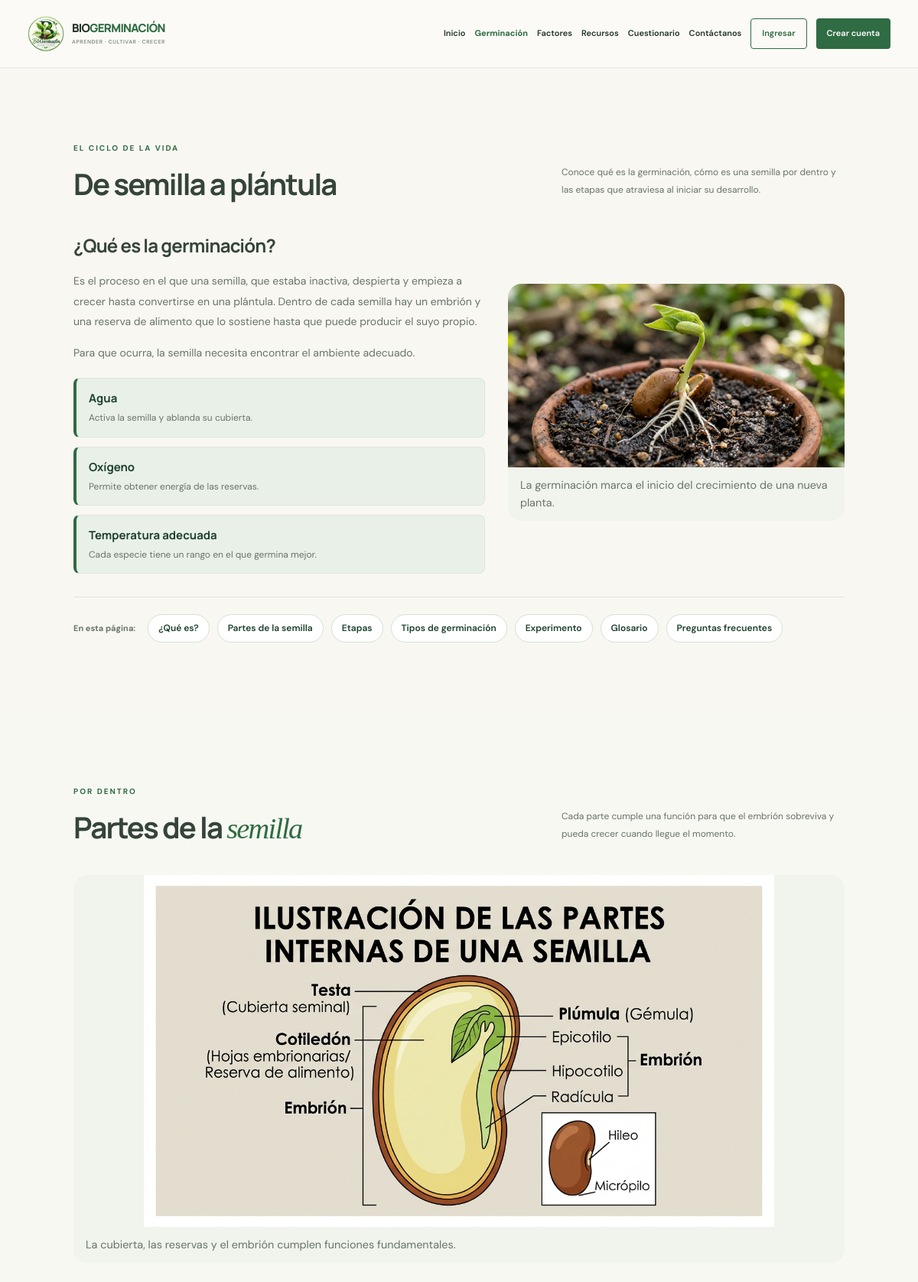
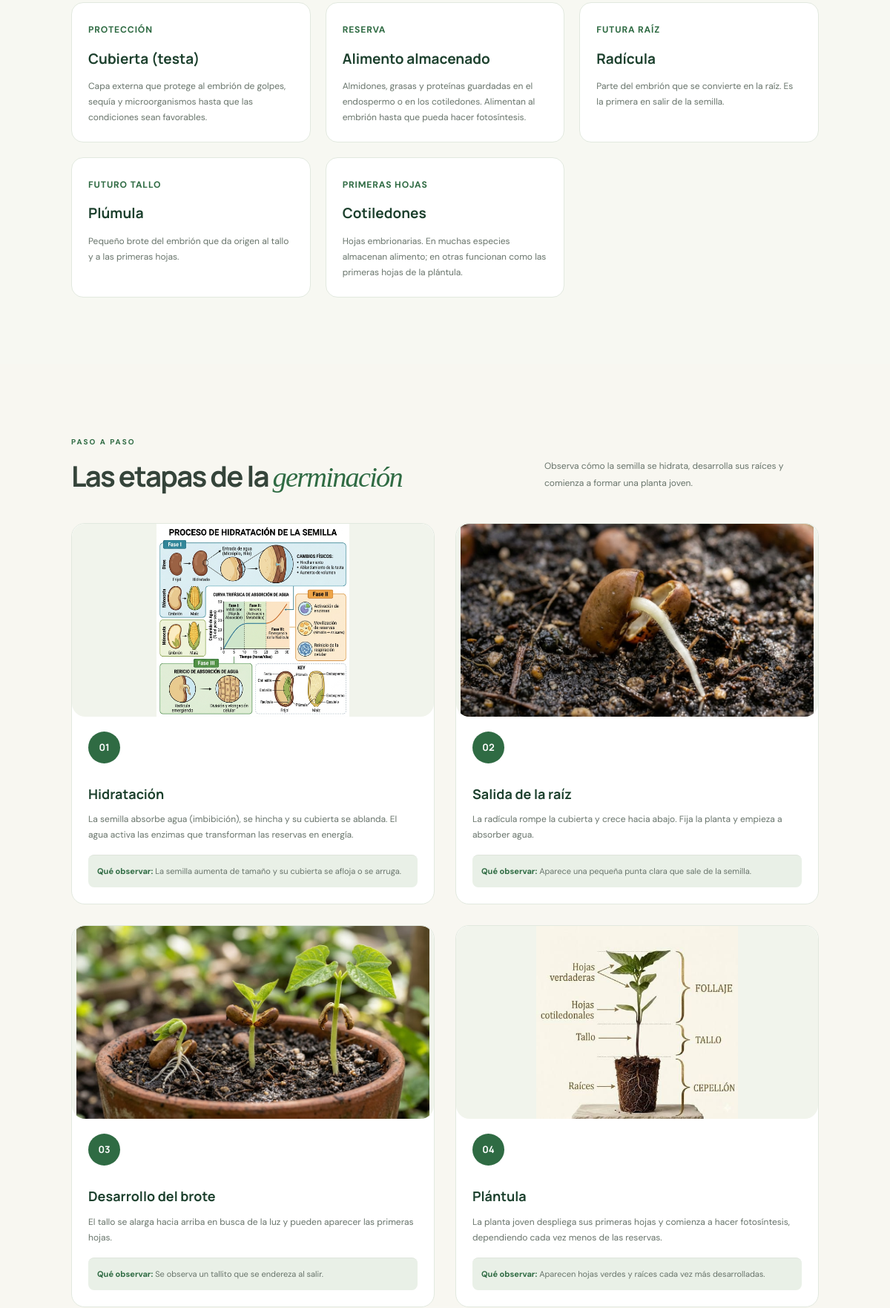
The app's page /germinacion.php (upper part) with its own data (2 pictures, top to bottom).
### tables this page shows
CREATE TABLE `germinacion_contenidos` (
  `id` int(11) NOT NULL,
  `seccion` varchar(50) NOT NULL,
  `tipo` varchar(40) NOT NULL DEFAULT 'item',
  `titulo` varchar(255) NOT NULL,
  `descripcion` text DEFAULT NULL,
  `detalle` text DEFAULT NULL,
  `imagen` varchar(255) DEFAULT NULL,
  `texto_imagen` varchar(255) DEFAULT NULL,
  `orden` int(11) NOT NULL DEFAULT 0,
  `activo` tinyint(1) NOT NULL DEFAULT 1,
  `fecha_creacion` timestamp NOT NULL DEFAULT current_timestamp(),
  `fecha_actualizacion` timestamp NOT NULL DEFAULT current_timestamp() ON UPDATE current_timestamp(),
  `dato` text DEFAULT NULL
);

### germinacion.php (the view, shortened to what this page needs)
<?php
require_once __DIR__ . '/config/db.php';
$e = static fn($texto): string =>
    htmlspecialchars((string)($texto ?? ''), ENT_QUOTES, 'UTF-8');
$obtener = static function (string $tipo) use ($pdo): array {
    $consulta = $pdo->prepare("
        SELECT id, seccion, tipo, titulo, descripcion, detalle,
               imagen, texto_imagen, dato, orden
        FROM germinacion_contenidos
        WHERE seccion = 'germinacion'
          AND tipo = ?
          AND activo = 1
        ORDER BY orden ASC, id ASC
    ");
    $consulta->execute([$tipo]);
    return $consulta->fetchAll(PDO::FETCH_ASSOC);
};
$obtenerUno = static function (string $tipo) use ($obtener): ?array {
    $registros = $obtener($tipo);
    return $registros[0] ?? null;
};
try {
    $introduccion = $obtenerUno('intro');
    $condicionesBD = $obtener('condicion');
    $partesBD = $obtener('parte');
    $etapasBD = $obtener('etapa');
} catch (PDOException $ex) {
    error_log($ex->getMessage());
    $introduccion = null;
    $condicionesBD = [];
    $partesBD = [];
    $etapasBD = [];
    $tiposBD = [];
    $materialesBD = [];
    $pasosBD = [];
    $glosarioBD = [];
    $preguntasBD = [];
}
$condicionesPredeterminadas = [
    ['Agua', 'Activa la semilla y ablanda su cubierta.'],
    ['Oxígeno', 'Permite obtener energía de las reservas.'],
    ['Temperatura adecuada', 'Cada especie tiene un rango en el que germina mejor.'],
];
$partesPredeterminadas = [
    [
        'etiqueta' => 'PROTECCIÓN',
        'titulo' => 'Cubierta (testa)',
        'descripcion' => 'Capa externa que protege al embrión de golpes, sequía y microorganismos hasta que las condiciones sean favorables.'
    ],
    [
        'etiqueta' => 'RESERVA',
        'titulo' => 'Alimento almacenado',
        'descripcion' => 'Almidones, grasas y proteínas guardadas en el endospermo o en los cotiledones. Alimentan al embrión hasta que pueda hacer fotosíntesis.'
    ],
    [
        'etiqueta' => 'FUTURA RAÍZ',
        'titulo' => 'Radícula',
        'descripcion' => 'Parte del embrión que se convierte en la raíz. Es la primera en salir de la semilla.'
    ],
    [
        'etiqueta' => 'FUTURO TALLO',
        'titulo' => 'Plúmula',
        'descripcion' => 'Pequeño brote del embrión que da origen al tallo y a las primeras hojas.'
    ],
    [
        'etiqueta' => 'PRIMERAS HOJAS',
        'titulo' => 'Cotiledones',
        'descripcion' => 'Hojas embrionarias. En muchas especies almacenan alimento; en otras funcionan como las primeras hojas de la plántula.'
    ],
];
$etapasPredeterminadas = [
    [
        'numero' => '01',
        'titulo' => 'Hidratación',
        'descripcion' => 'La semilla absorbe agua (imbibición), se hincha y su cubierta se ablanda. El agua activa las enzimas que transforman las reservas en energía.',
        'detalle' => 'La semilla aumenta de tamaño y su cubierta se afloja o se arruga.',
        'imagen' => 'img/germinacion.jpg',
        'texto_imagen' => 'Semilla durante la hidratación.'
    ],
    [
        'numero' => '02',
        'titulo' => 'Salida de la raíz',
        'descripcion' => 'La radícula rompe la cubierta y crece hacia abajo. Fija la planta y empieza a absorber agua.',
        'detalle' => 'Aparece una pequeña punta clara que sale de la semilla.',
        'imagen' => 'img/etapa-raiz.jpg',
        'texto_imagen' => 'Salida de la raíz durante la germinación.'
    ],
    [
        'numero' => '03',
        'titulo' => 'Desarrollo del brote',
        'descripcion' => 'El tallo se alarga hacia arriba en busca de la luz y pueden aparecer las primeras hojas.',
        'detalle' => 'Se observa un tallito que se endereza al salir.',
        'imagen' => 'img/etapa-brote.jpg',
        'texto_imagen' => 'Desarrollo del brote.'
    ],
    [
        'numero' => '04',
        'titulo' => 'Plántula',
        'descripcion' => 'La planta joven despliega sus primeras hojas y comienza a hacer fotosíntesis, dependiendo cada vez menos de las reservas.',
        'detalle' => 'Aparecen hojas verdes y raíces cada vez más desarrolladas.',
        'imagen' => 'img/plantula.jpg',
        'texto_imagen' => 'Plántula con hojas y raíces.'
    ],
];
$condiciones = $condicionesBD
    ? array_map(static fn($r) => [
        $r['titulo'],
        $r['descripcion'] ?? ''
    ], $condicionesBD)
    : $condicionesPredeterminadas;
$partes = $partesBD
    ? array_map(static fn($r) => [
        'etiqueta' => $r['detalle'] ?: 'PARTE DE LA SEMILLA',
        'titulo' => $r['titulo'],
        'descripcion' => $r['descripcion'] ?? ''
    ], $partesBD)
    : $partesPredeterminadas;
$etapas = $etapasBD
    ? array_map(static fn($r) => [
        'numero' => $r['dato'] ?: '01',
        'titulo' => $r['titulo'],
        'descripcion' => $r['descripcion'] ?? '',
        'detalle' => $r['detalle'] ?? '',
        'imagen' => $r['imagen'] ?: 'assets/img/germinacion.jpg',
        'texto_imagen' => $r['texto_imagen'] ?: $r['titulo']
    ], $etapasBD)
    : $etapasPredeterminadas;
$imagenPrincipal = $introduccion['imagen'] ?? 'assets/img/germinacion.jpg';
$textoImagenPrincipal = $introduccion['texto_imagen'] ?? 'Semilla de frijol germinando';
require_once __DIR__ . '/partials/header.php';
$indice = [
    'que-es' => '¿Qué es?',
    'partes' => 'Partes de la semilla',
    'etapas' => 'Etapas',
    'tipos' => 'Tipos de germinación',
    'experimento' => 'Experimento',
    'glosario' => 'Glosario',
    'preguntas' => 'Preguntas frecuentes',
];
?>
<div class="germ-pagina">
    <section class="seccion germ-cabecera" id="que-es" aria-labelledby="titulo-germinacion">
        <div class="encabezado-seccion">
            <div>
                <span class="sobretitulo">EL CICLO DE LA VIDA</span>
                <h1 id="titulo-germinacion">
                    <?= $e($introduccion['titulo'] ?? 'De semilla a plántula') ?>
                </h1>
            </div>
            <p>
                <?= $e($introduccion['descripcion'] ??
                    'Conoce qué es la germinación, cómo es una semilla por dentro y las etapas que atraviesa al iniciar su desarrollo.') ?>
            </p>
        </div>
        <div class="germ-intro">
            <div class="germ-intro-texto">
                <h2>¿Qué es la germinación?</h2>
                <p>
                    <?= $e($introduccion['detalle'] ??
                        'Es el proceso en el que una semilla, que estaba inactiva, despierta y empieza a crecer hasta convertirse en una plántula. Dentro de cada semilla hay un embrión y una reserva de alimento que lo sostiene hasta que puede producir el suyo propio.') ?>
                </p>
                <p>
                    <?= $e($introduccion['dato'] ??
                        'Para que ocurra, la semilla necesita encontrar el ambiente adecuado. Estas son las condiciones básicas:') ?>
                </p>
                <ul class="germ-condiciones">
                    <?php foreach ($condiciones as [$nombre, $detalle]): ?>
                        <li>
                            <strong><?= $e($nombre) ?></strong>
                            <span><?= $e($detalle) ?></span>
                        </li>
                    <?php endforeach; ?>
                </ul>
            </div>
            <figure class="germ-imagen-principal">
                <img src="<?= $e($imagenPrincipal) ?>"
                     alt="<?= $e($textoImagenPrincipal) ?>"
                     loading="eager">
                <figcaption>
                    La germinación marca el inicio del crecimiento de una nueva planta.
                </figcaption>
            </figure>
        </div>
        <nav class="germ-indice" aria-label="En esta página">
            <span>En esta página:</span>
            <?php foreach ($indice as $ancla => $texto): ?>
                <a href="#<?= $e($ancla) ?>"><?= $e($texto) ?></a>
            <?php endforeach; ?>
        </nav>
    </section>
    <div class="germ-fondo">
        <section class="seccion" id="partes" aria-labelledby="titulo-partes">
            <div class="encabezado-seccion">
                <div>
                    <span class="sobretitulo">POR DENTRO</span>
                    <h2 id="titulo-partes">Partes de la <em>semilla</em></h2>
                </div>
                <p>
                    Cada parte cumple una función para que el embrión sobreviva
                    y pueda crecer cuando llegue el momento.
                </p>
            </div>
            <figure class="germ-imagen-principal">
                <img src="assets/img/partes-semilla.jpg"
                     alt="Ilustración de las partes internas de una semilla"
                     loading="lazy">
                <figcaption>
                    La cubierta, las reservas y el embrión cumplen funciones fundamentales.
                </figcaption>
            </figure>
            <div class="germ-partes">
                <?php foreach ($partes as $parte): ?>
                    <article class="germ-parte">
                        <span class="germ-etiqueta"><?= $e($parte['etiqueta']) ?></span>
                        <h3><?= $e($parte['titulo']) ?></h3>
                        <p><?= $e($parte['descripcion']) ?></p>
                    </article>
                <?php endforeach; ?>
            </div>
        </section>
    </div>
    <section class="seccion" id="etapas" aria-labelledby="titulo-etapas">
        <div class="encabezado-seccion">
            <div>
                <span class="sobretitulo">PASO A PASO</span>
                <h2 id="titulo-etapas">Las etapas de la <em>germinación</em></h2>
            </div>
            <p>
                Observa cómo la semilla se hidrata, desarrolla sus raíces
                y comienza a formar una planta joven.
            </p>
        </div>
        <div class="germ-etapas">
            <?php foreach ($etapas as $etapa): ?>
                <article class="germ-etapa">
                    <figure class="germ-imagen-etapa">
                        <img src="<?= $e($etapa['imagen']) ?>"
                             alt="<?= $e($etapa['texto_imagen']) ?>"
                             loading="lazy">
                    </figure>
                    <div class="germ-etapa-contenido">
                        <span class="germ-numero"><?= $e($etapa['numero']) ?></span>
                        <h3><?= $e($etapa['titulo']) ?></h3>
                        <p><?= $e($etapa['descripcion']) ?></p>
                        <?php if ($etapa['detalle'] !== ''): ?>
                            <p class="germ-senal">
                                <strong>Qué observar:</strong>
                                <?= $e($etapa['detalle']) ?>
                            </p>
                        <?php endif; ?>
                    </div>
                </article>
            <?php endforeach; ?>
        </div>
    </section>
</div>
<?php require_once __DIR__ . '/partials/footer.php'; ?>

### records on screen
germinacion_contenidos: titulo "De semilla a plántula", descripcion "Conoce qué es la germinación, cómo es una semilla por dentro y las etapas que atraviesa al iniciar su desarrollo.", detalle "Es el proceso en el que una semilla, que estaba inactiva, despierta y empieza a crecer hasta convertirse en una plántula. Dentro de cada semilla hay un embrión y una reserva de alimento que lo sostiene hasta que puede producir el suyo propio.", dato "Para que ocurra, la semilla necesita encontrar el ambiente adecuado.", imagen (picture)
germinacion_contenidos: detalle "PROTECCIÓN", titulo "Cubierta (testa)", descripcion "Capa externa que protege al embrión de golpes, sequía y microorganismos hasta que las condiciones sean favorables."
germinacion_contenidos: detalle "RESERVA", titulo "Alimento almacenado", descripcion "Almidones, grasas y proteínas guardadas en el endospermo o en los cotiledones. Alimentan al embrión hasta que pueda hacer fotosíntesis."
germinacion_contenidos: detalle "FUTURA RAÍZ", titulo "Radícula", descripcion "Parte del embrión que se convierte en la raíz. Es la primera en salir de la semilla."
germinacion_contenidos: detalle "FUTURO TALLO", titulo "Plúmula", descripcion "Pequeño brote del embrión que da origen al tallo y a las primeras hojas."
germinacion_contenidos: detalle "PRIMERAS HOJAS", titulo "Cotiledones", descripcion "Hojas embrionarias. En muchas especies almacenan alimento; en otras funcionan como las primeras hojas de la plántula."
germinacion_contenidos: imagen (picture), dato "01", titulo "Hidratación", descripcion "La semilla absorbe agua (imbibición), se hincha y su cubierta se ablanda. El agua activa las enzimas que transforman las reservas en energía.", detalle "La semilla aumenta de tamaño y su cubierta se afloja o se arruga."
germinacion_contenidos: imagen (picture), dato "02", titulo "Salida de la raíz", descripcion "La radícula rompe la cubierta y crece hacia abajo. Fija la planta y empieza a absorber agua.", detalle "Aparece una pequeña punta clara que sale de la semilla."
germinacion_contenidos: imagen (picture), dato "03", titulo "Desarrollo del brote", descripcion "El tallo se alarga hacia arriba en busca de la luz y pueden aparecer las primeras hojas.", detalle "Se observa un tallito que se endereza al salir."
germinacion_contenidos: imagen (picture), dato "04", titulo "Plántula", descripcion "La planta joven despliega sus primeras hojas y comienza a hacer fotosíntesis, dependiendo cada vez menos de las reservas.", detalle "Aparecen hojas verdes y raíces cada vez más desarrolladas."

### other values on screen
$e($nombre) "Agua"
$e($detalle) "Activa la semilla y ablanda su cubierta."
$e($nombre) "Oxígeno"
$e($detalle) "Permite obtener energía de las reservas."
$e($nombre) "Temperatura adecuada"
$e($detalle) "Cada especie tiene un rango en el que germina mejor."
$e($texto) "¿Qué es?"
$e($texto) "Partes de la semilla"
$e($texto) "Etapas"
$e($texto) "Tipos de germinación"
$e($texto) "Experimento"
$e($texto) "Glosario"
$e($texto) "Preguntas frecuentes"
